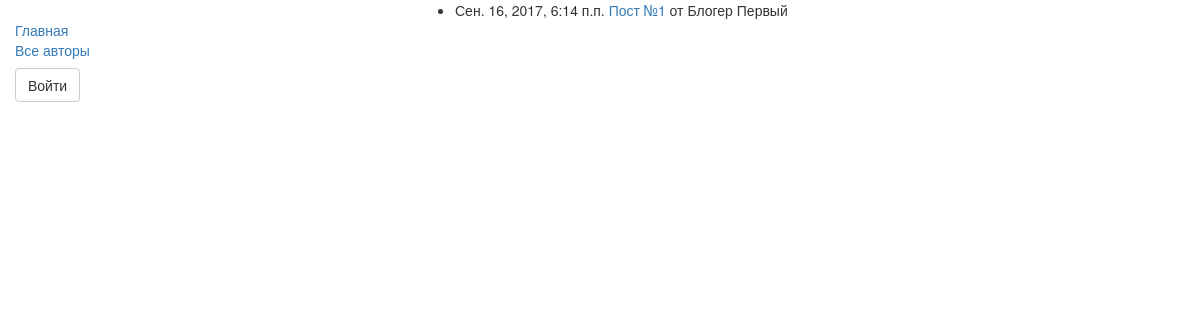
The app's page /ribbon/, older data.
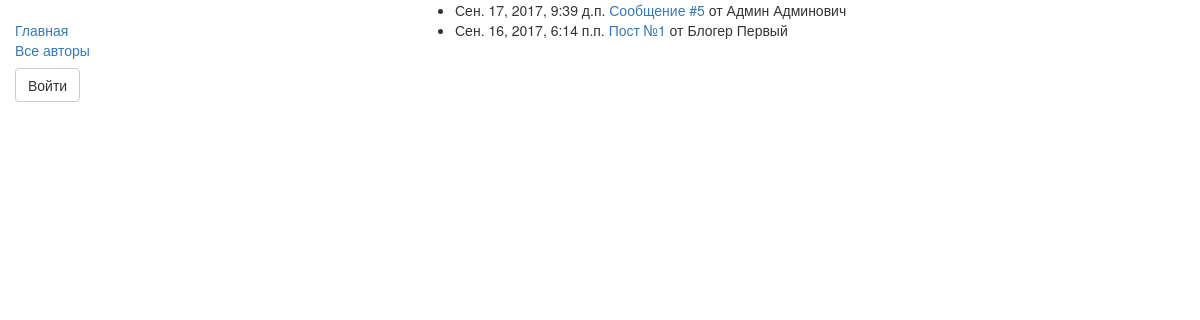
The same page, newer data.
### blog/models.py (models this page shows, shortened)
class Post(models.Model):
    title = models.CharField(max_length=256, verbose_name='Заголовок')
    created = models.DateTimeField(auto_now_add=True, verbose_name='Создано')
    published = models.DateTimeField(blank=True, null=True, verbose_name='Опубликовано')
    content = models.TextField(verbose_name='Контент')
    author = models.ForeignKey(Profile, related_name='author')
    def get_absolute_url(self):
        return '/post/%i/' % self.pk
    def __str__(self):
        return f'{self.title}:{self.created}:{self.published}:{self.author}'
    class Meta:
        ordering = ('-published',)

class Profile(models.Model):
    user = models.OneToOneField(User, on_delete=models.CASCADE)
    blog_name = models.CharField(max_length=1024, verbose_name='Название блога')
    subscribes = models.ManyToManyField("self", blank=True, symmetrical=False)  # Подписки
    def __str__(self):
        return (f'{self.user.last_name} {self.user.first_name}: {self.blog_name}')

### blog/views.py (the view)
# urls.py: url(r'^ribbon/$', views.RibbonBlogList.as_view(), name='ribbon'),
class RibbonBlogList(ListView):
    model = Post
    context_object_name = 'ribbon'
    template_name = 'posts/posts_ribbon.html'
    def get_context_data(self, *args, **kwargs):
        context = super(RibbonBlogList, self).get_context_data(*args, **kwargs)
        print('RibbonBlogList.context:', context['ribbon'])
        return context

### blog/templates/posts/posts_ribbon.html
{% extends 'base_generic.html' %} {% block title %}Моя лента{% endblock title %} {% block content %} {% if ribbon %}
<ul>
    {% for item in ribbon %} {% if item.published %}
    <li>{{ item.published }} <a href="{{ item.get_absolute_url }}"> {{ item.title }}</a> от {{item.author.user.first_name}} {{item.author.user.last_name}}</li>
    {% endif %} {% endfor %}
</ul>
{% else %}
<p>Вы не подписались ни на одного автора...</p>
{% endif %} {% endblock content %}

Row changes from the older to the newer data that the page shows:
now on this page (row edited): Post: published "Сен. 17, 2017, 9:39 д.п.", title "Сообщение #5", author.user.first_name "Админ", author.user.last_name "Админович"
